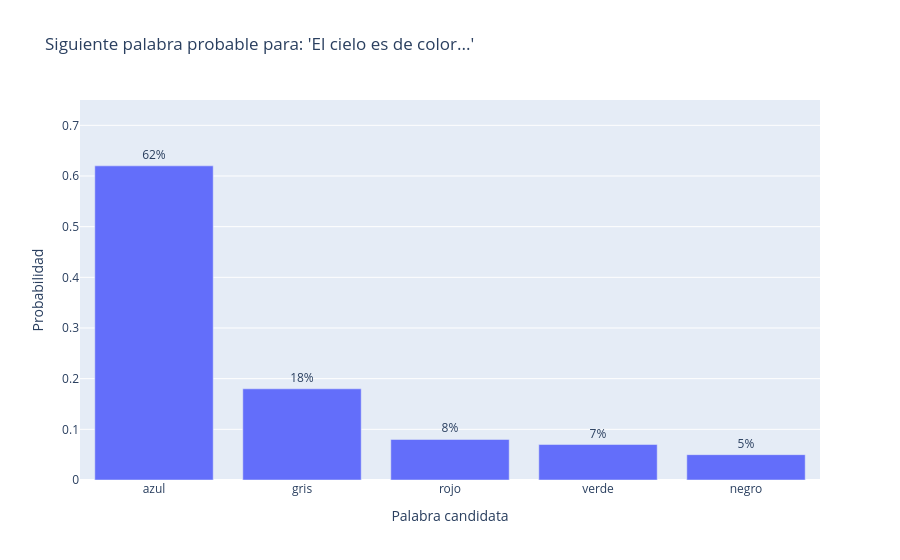

Here is the notebook cell this chart was saved with:
### Markdown cell above
## Celda 2 — ¿Qué es un LLM realmente?

**LLM** significa **Large Language Model**.

En palabras simples:
> es un modelo entrenado con muchísimo texto para predecir la siguiente palabra o fragmento más probable.

### Lo más importante
Un LLM:
- no "piensa" como humano
- no "entiende" como humano
- no "recuerda" como humano

Lo que sí hace muy bien es:
- detectar patrones del lenguaje
- calcular probabilidades
- generar una continuación probable

### Ejemplo simple
Si le das:

`El cielo es de color ...`

el modelo evalúa varias palabras posibles:
- azul
- gris
- verde
- rojo

Y asigna probabilidades.  
Luego selecciona una según su estrategia de muestreo.

### Idea clave
> Un LLM no adivina por magia. Calcula probabilidades.

### Code cell
# Visualización simple: cómo un modelo "considera" varias siguientes palabras

words = ["azul", "gris", "rojo", "verde", "negro"]
probs = np.array([0.62, 0.18, 0.08, 0.07, 0.05], dtype=float)
probs = probs / probs.sum()

fig = go.Figure(
    data=[go.Bar(x=words, y=probs, text=[f"{p:.0%}" for p in probs], textposition="outside")]
)

fig.update_layout(
    title="Siguiente palabra probable para: 'El cielo es de color...'",
    xaxis_title="Palabra candidata",
    yaxis_title="Probabilidad",
    yaxis=dict(range=[0, 0.75]),
)

fig.show()

print("Palabra más probable:", words[int(np.argmax(probs))])

### Figure 1 — Plotly figure (JSON) as saved in the notebook; plotly's stock layout.template omitted (floating-point values rounded to 4 significant figures)
{"data": [{"text": ["62%", "18%", "8%", "7%", "5%"], "textposition": "outside", "type": "bar", "x": ["azul", "gris", "rojo", "verde", "negro"], "y": [0.62, 0.18, 0.08, 0.07, 0.05]}], "layout": {"title": {"text": "Siguiente palabra probable para: 'El cielo es de color...'"}, "xaxis": {"title": {"text": "Palabra candidata"}}, "yaxis": {"range": [0, 0.75], "title": {"text": "Probabilidad"}}}}
